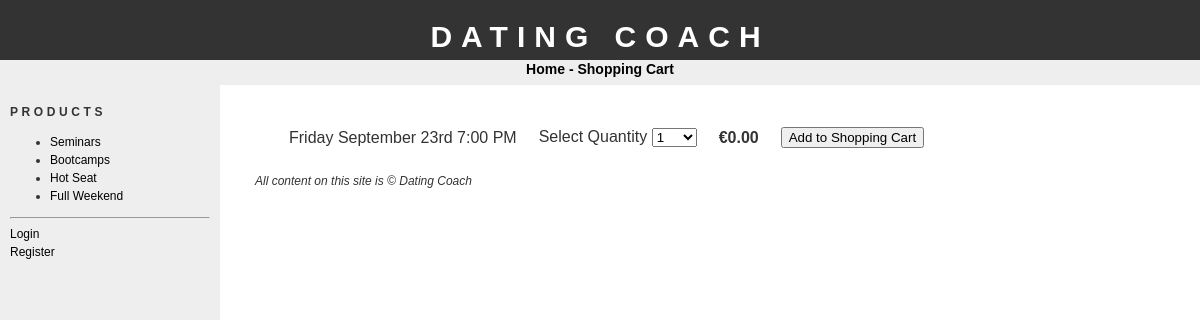
The page /addtobasket.php?id=1 on the database its author committed.
### tables this page shows
CREATE TABLE `categories` (
  `id` tinyint(4) NOT NULL,
  `name` varchar(100) NOT NULL
);

CREATE TABLE `products` (
  `id` int(11) NOT NULL,
  `cat_id` tinyint(4) NOT NULL,
  `name` varchar(100) NOT NULL,
  `description` text NOT NULL,
  `image` varchar(30) NOT NULL,
  `price` float NOT NULL
);

### config.php (called while the page is built, shortened)
<?php
$config_basedir = "http://localhost/go4shop/";

### addtobasket.php (the view, shortened to what this page needs)
<?php
require("config.php");
$prodsql = "SELECT * FROM products WHERE id = " . $_GET['id'] . ";";
$prodres = mysql_query($prodsql);
$numrows = mysql_num_rows($prodres);
$prodrow = mysql_fetch_assoc($prodres);
if($numrows == 0)
{
header("Location: " . $config_basedir);
}
else
{
if(isset($_POST['submit']))
{
if(isset($_SESSION['SESS_ORDERNUM']))
{
$itemsql = "INSERT INTO orderitems(order_id,product_id, quantity) VALUES(". $_SESSION['SESS_ORDERNUM'] . ", ". $_GET['id'] . ", ". $_POST['amountBox'] . ")";
mysql_query($itemsql) or die(mysql_error());
}
else
{
if(isset($_SESSION['SESS_LOGGEDIN']))
{
$sql = "INSERT INTO orders(customer_id,registered, date) VALUES(". $_SESSION['SESS_USERID'] . ", 1, NOW())";
mysql_query($sql) or die(mysql_error());
$_SESSION['SESS_ORDERNUM'] = mysql_insert_id();
$itemsql = "INSERT INTO orderitems(order_id, product_id, quantity) VALUES(". $_SESSION['SESS_ORDERNUM']. ", " . $_GET['id'] . ", ". $_POST['amountBox'] . ")";
mysql_query($itemsql) or die(mysql_error());
}
else
{
$sql = "INSERT INTO orders(registered,date, session) VALUES(". "0, NOW(), '" . session_id() . "')";
mysql_query($sql) or die(mysql_error());
$_SESSION['SESS_ORDERNUM'] = mysql_insert_id();
$itemsql = "INSERT INTO orderitems(order_id, product_id, quantity) VALUES(". $_SESSION['SESS_ORDERNUM'] . ", " . $_GET['id'] . ", ". $_POST['amountBox'] . ")";
mysql_query($itemsql) or die(mysql_error());
}
}
$totalprice = $prodrow['price'] * $_POST['amountBox'] ;
$updsql = "UPDATE orders SET total = total + ". $totalprice . " WHERE id = ". $_SESSION['SESS_ORDERNUM'] . ";";
mysql_query($updsql) or die(mysql_error());
header("Location: " . $config_basedir . "showcart.php");
}
else
{
require("header.php");
echo "<form action='addtobasket.php?id=". $_GET['id'] . "' method='POST'>";
echo "<table cellpadding='10'>";
echo "<tr>";
if(empty($prodrow['image'])) {
echo "<td><imgsrc='productimages/dummy.jpg' width='50' alt='". $prodrow['name'] . "'></td>";
}
else {
echo "<td>
<img src='productimages/" . $prodrow['image']. "' width='50' alt='" . $prodrow['name']. "'></td>";
}
echo "<td>" . $prodrow['name'] . "</td>";
echo "<td>Select Quantity <select name='amountBox'>";
for($i=1;$i<=100;$i++)
{
echo "<option>" . $i . "</option>";
}
echo "</select></td>";
echo "<td><strong>&euro;". sprintf('%.2f', $prodrow['price']) . "</strong></td>";
echo "<td><input type='submit' name='submit' value='Add to Shopping Cart'></td>";
echo "</tr>";
echo "</table>";
echo "</form>";
}
}
require("footer.php");
?>

### bar.php
<h1>Products</h1>
<ul>
<?php
$catsql = "SELECT * FROM categories;";
$catres = mysql_query($catsql);
while($catrow = mysql_fetch_assoc($catres))
{
echo "<li><a href='" . $config_basedir. "products.php?id=" . $catrow['id'] . "'>". $catrow['name'] . "</a></li>";
}
?>
</ul>

### css/stylesheet.css (style rules this page uses)
body { font-family: "trebuchet ms", verdana, sans-serif; font-size: 12px; line-height: 1.5em; color: #333; background: #ffffff; margin: 0; padding: 0; text-align: center; width: 100%; }
a:link { text-decoration: none; color: #000; }
#bar h1 { font-size: 12px; text-transform: uppercase; letter-spacing: 0.3em; }

### rows shown on the page
categories: name "Seminars"
categories: name "Bootcamps"
categories: name "Hot Seat"
categories: name "Full Weekend"
products: name "Friday September 23rd 7:00 PM", price "0.00"

### other values the page prints
$config_sitename "DATING COACH"
$config_sitename "Dating Coach"
form field amountBox "1"
